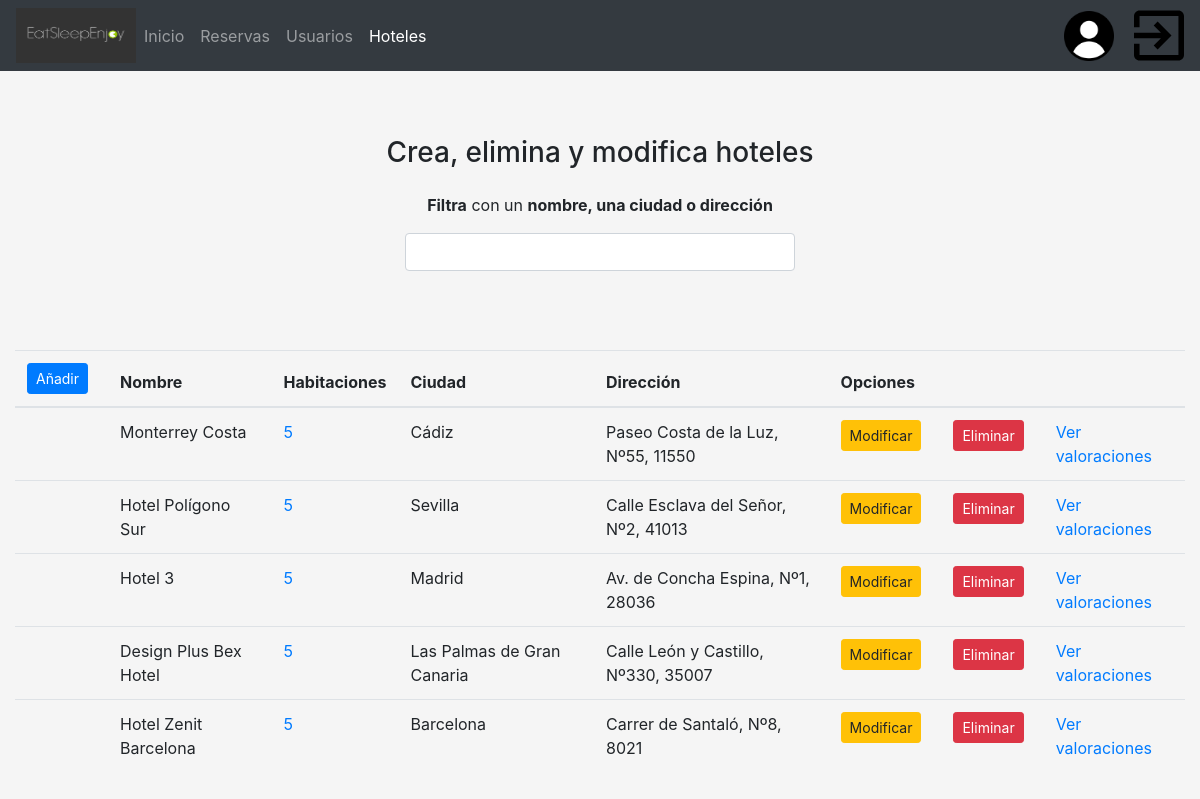
Page /Hito4/scripts/php/controller/verHoteles.php on the earlier database version.
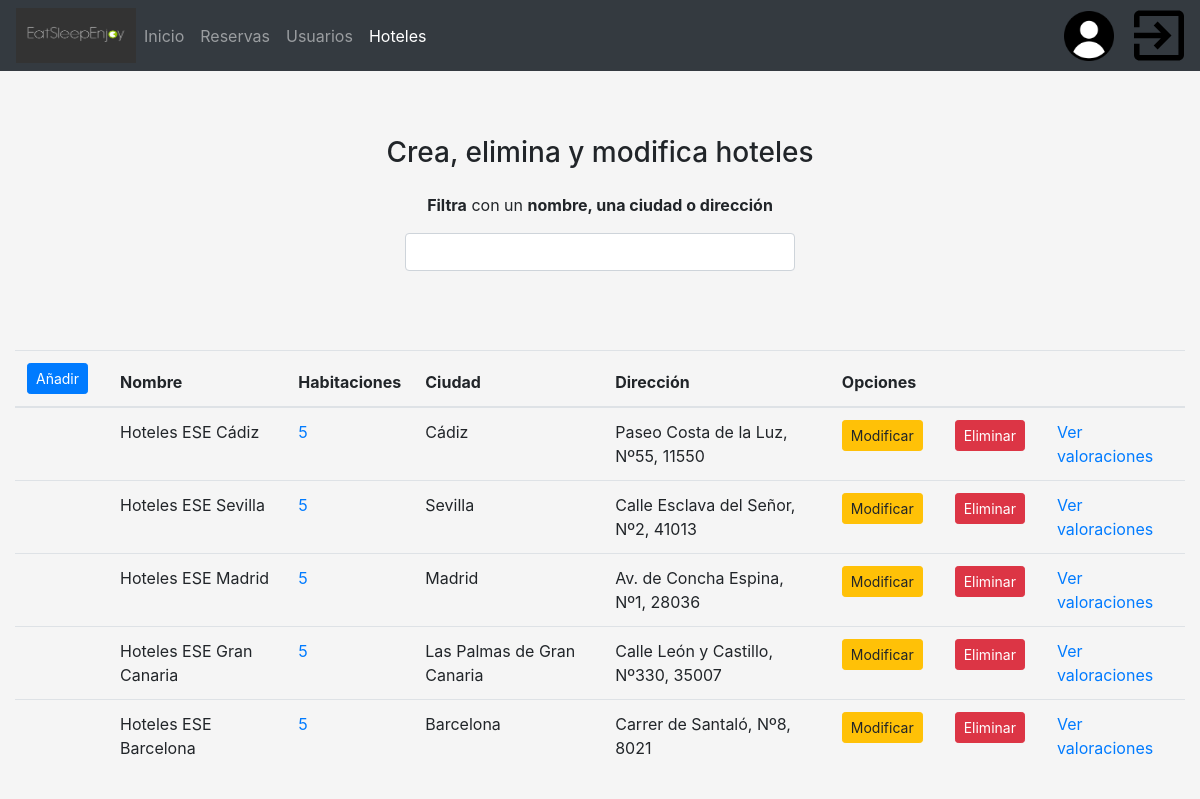
Same page on the later database version.
### tables this page shows
CREATE TABLE HOTELES (
    id                   INTEGER AUTO_INCREMENT NOT NULL PRIMARY KEY,
    nombre               VARCHAR(50) NOT NULL,
    descripcion          VARCHAR(100),
    ciudad               VARCHAR(50) NOT NULL,
    calle                VARCHAR(50) NOT NULL,
    numero               INTEGER NOT NULL,
    cod_postal           INTEGER NOT NULL,
    estrellas            INTEGER NOT NULL,
    garaje               CHAR(1) NOT NULL,
    piscina              CHAR(1) NOT NULL,
    wifi                 CHAR(1) NOT NULL
);

### Hito4/scripts/php/controller/verHoteles.php (called while the page is built, shortened)
<?php
	require_once "../model/Hoteles.php";
	$data = Hoteles::devolverHoteles();
	include "../view/vistaHoteles.php";
?>

### Hito4/scripts/php/model/Hoteles.php (called while the page is built, shortened)
<?php
	class Hoteles {
		private $id;
		private $nombre;
		private $ciudad;
		private $calle;
		private $numero;
		private $cod_postal;
		function __construct($fila) {
			$this->id = $fila["id"];
			$this->nombre = $fila["nombre"];
			$this->ciudad = $fila["ciudad"];
			$this->calle = $fila["calle"];
			$this->numero = $fila["numero"];
			$this->cod_postal = $fila["cod_postal"];
		}
		public function getId() {
			return $this->id;
		}
		public function getNombre() {
			return $this->nombre;
		}
		public function getCiudad() {
			return $this->ciudad;
		}
		public function getDireccion() {
			return $this->calle.", Nº" . $this->numero.", " . $this->cod_postal;
		}
		public function getHabitaciones() {
			$conexion = Conexion::conexionBD();
			$sql = "SELECT COUNT(*) FROM habitaciones WHERE hoteles_id = '$this->id'";
			$resultado = $conexion->query($sql);
			$fila = $resultado->fetch();
			return $fila[0];
		}
		public static function devolverHoteles() {
			$conexion = Conexion::conexionBD();
			$sql = "SELECT * FROM hoteles";
			$resultado = $conexion->query($sql);
			$hoteles = [];
			while ($registros = $resultado->fetch()) {
				$hoteles[] = new Hoteles($registros);
			}
			return $hoteles;
		}
	}
?>

### Hito4/scripts/php/view/vistaHoteles.php (the view, shortened to what this page needs)
<!DOCTYPE html>
<html lang="es">
	<head>
		<link rel="stylesheet" type="text/css" href="../../../style/main.css">
		<link rel="stylesheet" type="text/css" href="../../../lib/bootstrap.min.css">
		<link rel="stylesheet" type="text/css" href="../../../lib/floating-labels.css">
	</head>
	<body>
		<main class="container-fluid">
			<header class="row">
				<nav class="navbar navbar-expand-sm navbar-dark bg-dark fixed-top col-md-12">
					<img src="../../../images/logo.jpg" width="120" height="55">
					<div class="collapse navbar-collapse" id="menu">
						<ul class="navbar-nav">
							<li class="nav-item">
								<a href="../view/vistaAdmin.php" class="nav-link">Inicio</a>
							</li>
							<li class="nav-item">
								<a href="./cargarReservas.php" class="nav-link" data-toggle="tooltip" data-html="true" title="Ver, modificar o borrar reservas realizadas y/o canceladas">Reservas</a>
							</li>
							<li class="nav-item">
								<a href="./verUsuarios.php" class="nav-link" data-toggle="tooltip" data-html="true" title="Ver, modificar o borrar usuarios">Usuarios</a>
							</li>
							<li class="nav-item active">
								<a href="./verHoteles.php" class="nav-link" data-toggle="tooltip" data-html="true" title="Ver, modificar o borrar hoteles">Hoteles</a>
							</li>
						</ul>
					</div>
					<a href="./setUsuario.php" data-toggle="tooltip" data-html="true" title="¡Hola <?php echo $_SESSION['usuario'];?>!">
						<img src="../../../images/usuario.png" width="50" height="50" id="usuario">
					</a>
					<a href="./cerrarSesion.php" data-toggle="tooltip" data-html="true" title="Cerrar sesión">
						<img src="../../../images/salir.svg" width="50" height="55">
					</a>
				</nav>
			</header>
			<header class="row justify-content-center mt-5 mb-4">
				<div class="col-md-12">
					<h3 class="text-center mt-5">Crea, elimina y modifica hoteles</h3>
					<form class="form-signin">
						<div class="form-group">
							<p class="text-center"><b>Filtra</b> con un <b>nombre, una ciudad o dirección</b></p>
							<input type="text" class="form-control filtro" autofocus>
						</div>
					</form>
				</div>
			</header>
			<section class="row justify-content-center mt-5">
				<div class="col-md-12">
					<div class="table-responsive">
						<table class="table">
							<thead>
								<tr>
								<th scope="col">
									<input class="btn btn-primary btn-sm mr-2 text-left" data-toggle="modal" data-target="#aniadir" type="button" value="Añadir">
								</th>
								<?php
									if ($data != null) {
								?>
								<th scope="col">Nombre</th>
								<th scope="col">Habitaciones</th>
								<th scope="col">Ciudad</th>
								<th scope="col">Dirección</th>
								<th scope="col" colspan="3">Opciones</th>
								<?php
									} else {
										echo "<p class='text-center'>No hay hoteles por el momento.</p>";
									}
								?>
							</tr>
						</thead>
						<tbody class="contenidobusqueda">
							<?php
								foreach ($data as $hoteles) {
							?>
							<tr>
								<td></td>
								<td><?=$hoteles->getNombre()?></td>
								<td>
									<a href="./verHabitaciones.php?idHotel=<?=base64_encode($hoteles->getId())?>">
										<?=$hoteles->getHabitaciones()?>
									</a>
								</td>
								<td><?=$hoteles->getCiudad()?></td>
								<td><?=$hoteles->getDireccion()?></td>
								<td>
									<a href="./buscarHotel.php?id=<?=base64_encode($hoteles->getId())?>">
										<input class="btn btn-warning btn-sm mr-2 text-left" data-toggle="modal" data-target="#modificar" type="button" value="Modificar">
									</a>
								</td>
								<td><input class="btn btn-danger btn-sm mr-2 text-left" data-toggle="modal" data-target="#eliminar" type="button" value="Eliminar"></td>
								<td>
									<a href="./cargarValoraciones.php?idHotel=<?=base64_encode($hoteles->getId())?>">Ver valoraciones</a>
								</td>
							</tr>
							<?php
								}
							?>
						</tbody>
					</table>
				</div>
			</section>
		</main>
	</body>
</html>

### Hito4/style/main.css (style rules this page uses)
a, span { cursor: pointer; }
img#usuario { margin-right: 20px; }
th, td { padding: 10px; }
table { margin: auto; }

Differences in the rows shown:
changed hoteles "Cádiz": nombre "Monterrey Costa" → "Hoteles ESE Cádiz"
changed hoteles "Sevilla": nombre "Hotel Polígono Sur" → "Hoteles ESE Sevilla"
changed hoteles "Madrid": nombre "Hotel 3" → "Hoteles ESE Madrid"
changed hoteles "Las Palmas de Gran Canaria": nombre "Design Plus Bex Hotel" → "Hoteles ESE Gran Canaria"
changed hoteles "Barcelona": nombre "Hotel Zenit Barcelona" → "Hoteles ESE Barcelona"
